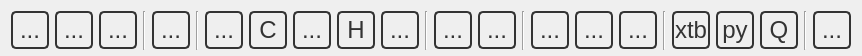
<?xml version="1.0" encoding="UTF-8"?>
<ui version="4.0">
 <class>ToolBar</class>
 <widget class="QWidget" name="ToolBar">
  <property name="geometry">
   <rect>
    <x>0</x>
    <y>0</y>
    <width>805</width>
    <height>56</height>
   </rect>
  </property>
  <property name="sizePolicy">
   <sizepolicy hsizetype="Preferred" vsizetype="Fixed">
    <horstretch>0</horstretch>
    <verstretch>0</verstretch>
   </sizepolicy>
  </property>
  <property name="windowTitle">
   <string>Form</string>
  </property>
  <property name="styleSheet">
   <string notr="true">QToolButton {
   color: #333;
   background-color: QLinearGradient( x1: 0, y1: 0, x2: 0, y2: 1, 
          stop: 0 #fff,
          stop: 0.5 #eee, 
          stop: 1 #999);
   border-width: 2px;
   border-color: #333;
   border-style: solid;
   border-radius: 5;
   padding: 0px;
   font-size: 24px;
   min-width: 34px;
   max-width: 34px;
   min-height: 34px;
   max-height: 34px;
}

QToolButton:disabled {
  background-color: QLinearGradient( x1: 0, y1: 0, x2: 0, y2: 1, 
          stop: 0 #fff,
          stop: 0.5 #eee, 
          stop: 1 #bbb);
   border-color: #aaa;
   color: #aaa;
}

QToolButton:pressed {
   background-color: QLinearGradient( x1: 0, y1: 0, x2: 0, y2: 1, 
          stop: 0 #999,
          stop: 0.5 #eee, 
          stop: 1 #fff);
}


QToolButton:checked {
   border-color: #b00;
   background-color: QLinearGradient( x1: 0, y1: 0, x2: 0, y2: 1, 
          stop: 0 #999,
          stop: 0.5 #eee, 
          stop: 1 #fff);
}


 QToolTip {
    border: 2px solid darkkhaki;
    padding: 2px;
    border-radius: 3px;
    opacity: 500;
    font-size: 12px;
    color: #000;
    background-color: #EEE;
}</string>
  </property>
  <layout class="QHBoxLayout" name="horizontalLayout">
   <property name="bottomMargin">
    <number>6</number>
   </property>
   <item>
    <widget class="QToolButton" name="newMoleculeButton">
     <property name="enabled">
      <bool>true</bool>
     </property>
     <property name="toolTip">
      <string>New Molecule</string>
     </property>
     <property name="styleSheet">
      <string notr="true"/>
     </property>
     <property name="text">
      <string>...</string>
     </property>
     <property name="icon">
      <iconset resource="../../resources/IQmol.qrc">
       <normaloff>:/icons/NewDocument.png</normaloff>:/icons/NewDocument.png</iconset>
     </property>
     <property name="iconSize">
      <size>
       <width>24</width>
       <height>24</height>
      </size>
     </property>
     <property name="checkable">
      <bool>false</bool>
     </property>
    </widget>
   </item>
   <item>
    <widget class="QToolButton" name="openButton">
     <property name="toolTip">
      <string>Open File</string>
     </property>
     <property name="text">
      <string>...</string>
     </property>
     <property name="icon">
      <iconset resource="../../resources/IQmol.qrc">
       <normaloff>:/icons/Open.png</normaloff>:/icons/Open.png</iconset>
     </property>
     <property name="iconSize">
      <size>
       <width>24</width>
       <height>24</height>
      </size>
     </property>
    </widget>
   </item>
   <item>
    <widget class="QToolButton" name="saveButton">
     <property name="toolTip">
      <string>Save</string>
     </property>
     <property name="styleSheet">
      <string/>
     </property>
     <property name="text">
      <string>...</string>
     </property>
     <property name="icon">
      <iconset resource="../../resources/IQmol.qrc">
       <normaloff>:/icons/Save.png</normaloff>:/icons/Save.png</iconset>
     </property>
     <property name="iconSize">
      <size>
       <width>24</width>
       <height>24</height>
      </size>
     </property>
    </widget>
   </item>
   <item>
    <widget class="Line" name="line">
     <property name="orientation">
      <enum>Qt::Vertical</enum>
     </property>
    </widget>
   </item>
   <item>
    <widget class="QToolButton" name="manipulateButton">
     <property name="toolTip">
      <string>Manipulate Mode</string>
     </property>
     <property name="styleSheet">
      <string/>
     </property>
     <property name="text">
      <string>...</string>
     </property>
     <property name="icon">
      <iconset resource="../../resources/IQmol.qrc">
       <normaloff>:/icons/Manipulate.png</normaloff>:/icons/Manipulate.png</iconset>
     </property>
     <property name="iconSize">
      <size>
       <width>24</width>
       <height>24</height>
      </size>
     </property>
     <property name="checkable">
      <bool>true</bool>
     </property>
    </widget>
   </item>
   <item>
    <widget class="Line" name="line_4">
     <property name="orientation">
      <enum>Qt::Vertical</enum>
     </property>
    </widget>
   </item>
   <item>
    <widget class="QToolButton" name="buildButton">
     <property name="toolTip">
      <string>Build Mode (Alt)</string>
     </property>
     <property name="styleSheet">
      <string/>
     </property>
     <property name="text">
      <string>...</string>
     </property>
     <property name="icon">
      <iconset resource="../../resources/IQmol.qrc">
       <normaloff>:/icons/Equipment.png</normaloff>:/icons/Equipment.png</iconset>
     </property>
     <property name="iconSize">
      <size>
       <width>24</width>
       <height>24</height>
      </size>
     </property>
     <property name="checkable">
      <bool>true</bool>
     </property>
     <property name="checked">
      <bool>false</bool>
     </property>
    </widget>
   </item>
   <item>
    <widget class="QToolButton" name="elementSelectButton">
     <property name="sizePolicy">
      <sizepolicy hsizetype="Fixed" vsizetype="Fixed">
       <horstretch>34</horstretch>
       <verstretch>34</verstretch>
      </sizepolicy>
     </property>
     <property name="minimumSize">
      <size>
       <width>38</width>
       <height>38</height>
      </size>
     </property>
     <property name="font">
      <font>
       <pointsize>-1</pointsize>
      </font>
     </property>
     <property name="toolTip">
      <string>&lt;!DOCTYPE HTML PUBLIC &quot;-//W3C//DTD HTML 4.0//EN&quot; &quot;http://www.w3.org/TR/REC-html40/strict.dtd&quot;&gt;
&lt;html&gt;&lt;head&gt;&lt;meta name=&quot;qrichtext&quot; content=&quot;1&quot; /&gt;&lt;style type=&quot;text/css&quot;&gt;
p, li { white-space: pre-wrap; }
&lt;/style&gt;&lt;/head&gt;&lt;body style=&quot; font-family:'Lucida Grande'; font-size:13pt; font-weight:400; font-style:normal;&quot;&gt;
&lt;p style=&quot; margin-top:0px; margin-bottom:0px; margin-left:0px; margin-right:0px; -qt-block-indent:0; text-indent:0px;&quot;&gt;&lt;span style=&quot; font-size:10pt;&quot;&gt;Build Element&lt;/span&gt;&lt;/p&gt;&lt;/body&gt;&lt;/html&gt;</string>
     </property>
     <property name="styleSheet">
      <string notr="true">font-size: 18px;


QToolTip {
   border: 2px solid darkkhaki;
   padding: 2px;
   border-radius: 3px;
   opacity: 200;
   font-size: 12px;
}</string>
     </property>
     <property name="text">
      <string>C</string>
     </property>
     <property name="checkable">
      <bool>true</bool>
     </property>
    </widget>
   </item>
   <item>
    <widget class="QToolButton" name="fragmentSelectButton">
     <property name="toolTip">
      <string>Add Fragment</string>
     </property>
     <property name="styleSheet">
      <string/>
     </property>
     <property name="text">
      <string>...</string>
     </property>
     <property name="icon">
      <iconset resource="../../resources/IQmol.qrc">
       <normaloff>:/icons/AddFragment.png</normaloff>:/icons/AddFragment.png</iconset>
     </property>
     <property name="iconSize">
      <size>
       <width>24</width>
       <height>24</height>
      </size>
     </property>
     <property name="checkable">
      <bool>true</bool>
     </property>
    </widget>
   </item>
   <item>
    <widget class="QToolButton" name="addHydrogensButton">
     <property name="font">
      <font>
       <pointsize>-1</pointsize>
      </font>
     </property>
     <property name="toolTip">
      <string>Add Hydrogens</string>
     </property>
     <property name="text">
      <string>H</string>
     </property>
     <property name="icon">
      <iconset resource="../../resources/IQmol.qrc">
       <normaloff>:/icons/AddHydrogens.png</normaloff>:/icons/AddHydrogens.png</iconset>
     </property>
     <property name="iconSize">
      <size>
       <width>24</width>
       <height>24</height>
      </size>
     </property>
     <property name="popupMode">
      <enum>QToolButton::InstantPopup</enum>
     </property>
     <property name="toolButtonStyle">
      <enum>Qt::ToolButtonIconOnly</enum>
     </property>
     <property name="autoRaise">
      <bool>false</bool>
     </property>
    </widget>
   </item>
   <item>
    <widget class="QToolButton" name="minimizeEnergyButton">
     <property name="toolTip">
      <string>Minimize Energy</string>
     </property>
     <property name="styleSheet">
      <string/>
     </property>
     <property name="text">
      <string>...</string>
     </property>
     <property name="icon">
      <iconset resource="../../resources/IQmol.qrc">
       <normaloff>:/icons/Minimize.png</normaloff>:/icons/Minimize.png</iconset>
     </property>
     <property name="iconSize">
      <size>
       <width>24</width>
       <height>24</height>
      </size>
     </property>
    </widget>
   </item>
   <item>
    <widget class="Line" name="line_2">
     <property name="orientation">
      <enum>Qt::Vertical</enum>
     </property>
    </widget>
   </item>
   <item>
    <widget class="QToolButton" name="selectButton">
     <property name="toolTip">
      <string>Select Mode (Shift)</string>
     </property>
     <property name="styleSheet">
      <string notr="true"/>
     </property>
     <property name="text">
      <string>...</string>
     </property>
     <property name="icon">
      <iconset resource="../../resources/IQmol.qrc">
       <normaloff>:/icons/MagicWand.png</normaloff>:/icons/MagicWand.png</iconset>
     </property>
     <property name="iconSize">
      <size>
       <width>24</width>
       <height>24</height>
      </size>
     </property>
     <property name="checkable">
      <bool>true</bool>
     </property>
    </widget>
   </item>
   <item>
    <widget class="QToolButton" name="deleteSelectionButton">
     <property name="toolTip">
      <string>Delete Selection</string>
     </property>
     <property name="styleSheet">
      <string/>
     </property>
     <property name="text">
      <string>...</string>
     </property>
     <property name="icon">
      <iconset resource="../../resources/IQmol.qrc">
       <normaloff>:/icons/Delete.png</normaloff>:/icons/Delete.png</iconset>
     </property>
     <property name="iconSize">
      <size>
       <width>24</width>
       <height>24</height>
      </size>
     </property>
    </widget>
   </item>
   <item>
    <widget class="Line" name="line_3">
     <property name="orientation">
      <enum>Qt::Vertical</enum>
     </property>
    </widget>
   </item>
   <item>
    <widget class="QToolButton" name="takeSnapshotButton">
     <property name="toolTip">
      <string>Save picture</string>
     </property>
     <property name="styleSheet">
      <string/>
     </property>
     <property name="text">
      <string>...</string>
     </property>
     <property name="icon">
      <iconset resource="../../resources/IQmol.qrc">
       <normaloff>:/icons/Camera.png</normaloff>:/icons/Camera.png</iconset>
     </property>
     <property name="iconSize">
      <size>
       <width>28</width>
       <height>28</height>
      </size>
     </property>
    </widget>
   </item>
   <item>
    <widget class="QToolButton" name="recordButton">
     <property name="toolTip">
      <string>Record animation</string>
     </property>
     <property name="styleSheet">
      <string/>
     </property>
     <property name="text">
      <string>...</string>
     </property>
     <property name="icon">
      <iconset resource="../../resources/IQmol.qrc">
       <normaloff>:/icons/Movie.png</normaloff>:/icons/Movie.png</iconset>
     </property>
     <property name="iconSize">
      <size>
       <width>28</width>
       <height>28</height>
      </size>
     </property>
     <property name="checkable">
      <bool>true</bool>
     </property>
    </widget>
   </item>
   <item>
    <widget class="QToolButton" name="fullScreenButton">
     <property name="toolTip">
      <string>Full Screen Mode</string>
     </property>
     <property name="styleSheet">
      <string/>
     </property>
     <property name="text">
      <string>...</string>
     </property>
     <property name="icon">
      <iconset resource="../../resources/IQmol.qrc">
       <normaloff>:/icons/Display.png</normaloff>:/icons/Display.png</iconset>
     </property>
     <property name="iconSize">
      <size>
       <width>24</width>
       <height>24</height>
      </size>
     </property>
    </widget>
   </item>
   <item>
    <widget class="Line" name="line_5">
     <property name="orientation">
      <enum>Qt::Vertical</enum>
     </property>
    </widget>
   </item>
   <item>
    <widget class="QToolButton" name="xtbButton">
     <property name="toolTip">
      <string>xtb Setup (Ctrl+Shift+X)</string>
     </property>
     <property name="styleSheet">
      <string/>
     </property>
     <property name="text">
      <string>xtb</string>
     </property>
     <property name="icon">
      <iconset resource="../../resources/IQmol.qrc">
       <normaloff>:/icons/Xtb.png</normaloff>:/icons/Xtb.png</iconset>
     </property>
     <property name="iconSize">
      <size>
       <width>24</width>
       <height>24</height>
      </size>
     </property>
    </widget>
   </item>
   <item>
    <widget class="QToolButton" name="pythonButton">
     <property name="toolTip">
      <string>Python Engines (Ctrl+Shift+E)</string>
     </property>
     <property name="styleSheet">
      <string/>
     </property>
     <property name="text">
      <string>py</string>
     </property>
     <property name="icon">
      <iconset resource="../../resources/IQmol.qrc">
       <normaloff>:/icons/Py.png</normaloff>:/icons/Py.png</iconset>
     </property>
     <property name="iconSize">
      <size>
       <width>24</width>
       <height>24</height>
      </size>
     </property>
    </widget>
   </item>
   <item>
    <widget class="QToolButton" name="qchemButton">
     <property name="toolTip">
      <string>Q-Chem Setup (Ctrl+U)</string>
     </property>
     <property name="styleSheet">
      <string/>
     </property>
     <property name="text">
      <string>Q</string>
     </property>
     <property name="icon">
      <iconset resource="../../resources/IQmol.qrc">
       <normaloff>:/icons/QChem.png</normaloff>:/icons/QChem.png</iconset>
     </property>
     <property name="iconSize">
      <size>
       <width>24</width>
       <height>24</height>
      </size>
     </property>
    </widget>
   </item>
   <item>
    <widget class="Line" name="line_6">
     <property name="orientation">
      <enum>Qt::Vertical</enum>
     </property>
    </widget>
   </item>
   <item>
    <widget class="QToolButton" name="showHelpButton">
     <property name="toolTip">
      <string>Show Help</string>
     </property>
     <property name="styleSheet">
      <string/>
     </property>
     <property name="text">
      <string>...</string>
     </property>
     <property name="icon">
      <iconset resource="../../resources/IQmol.qrc">
       <normaloff>:/icons/Help.png</normaloff>:/icons/Help.png</iconset>
     </property>
     <property name="iconSize">
      <size>
       <width>24</width>
       <height>24</height>
      </size>
     </property>
    </widget>
   </item>
   <item>
    <spacer name="horizontalSpacer">
     <property name="orientation">
      <enum>Qt::Horizontal</enum>
     </property>
     <property name="sizeHint" stdset="0">
      <size>
       <width>43</width>
       <height>20</height>
      </size>
     </property>
    </spacer>
   </item>
  </layout>
 </widget>
 <resources>
  <include location="../../resources/IQmol.qrc"/>
 </resources>
 <connections/>
</ui>
